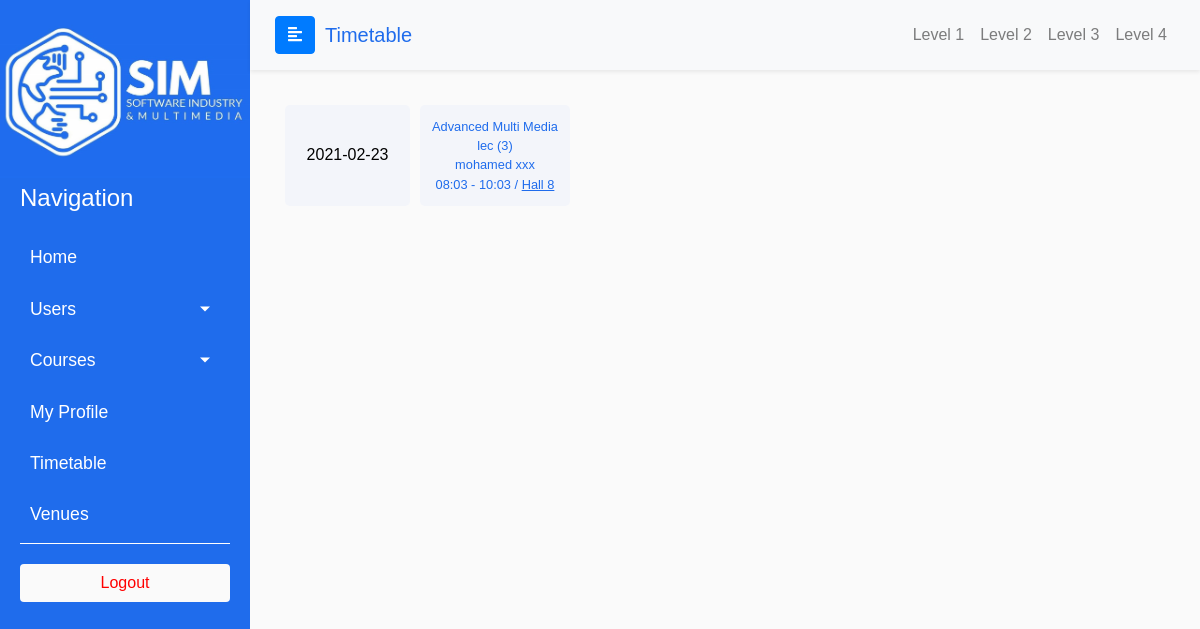
Before: /admin/timetable.php?level=3 with the older database file.
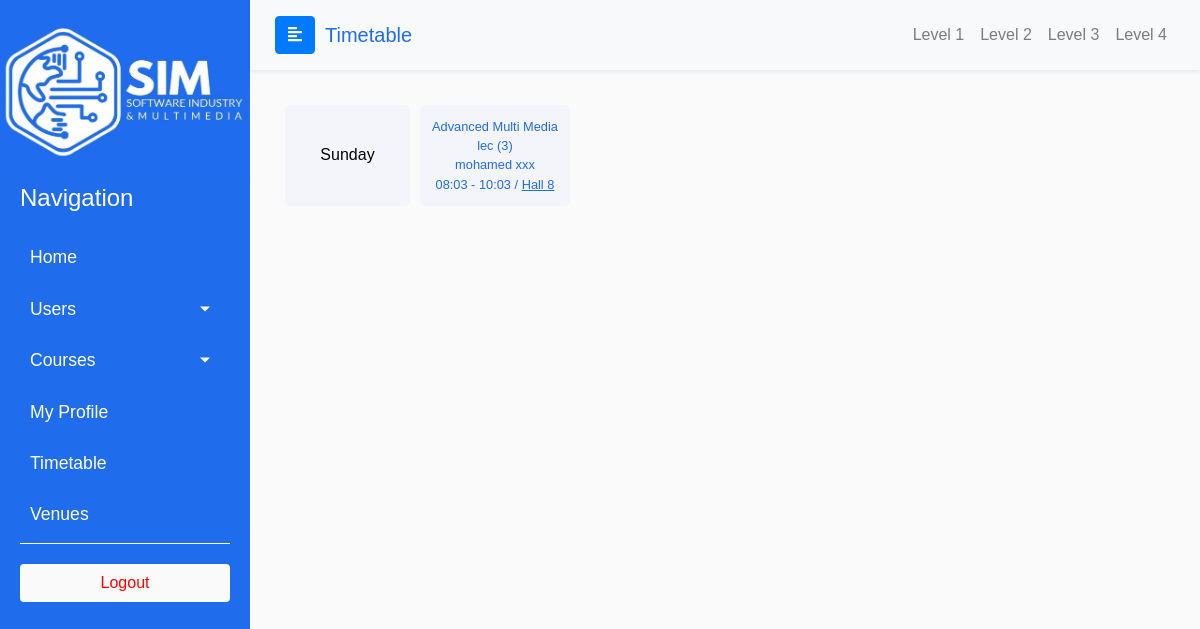
After: the same page with the newer database file.
### tables this page shows
CREATE TABLE `classes` (
  `class_id` int(12) NOT NULL,
  `id_course` int(12) NOT NULL,
  `id_instructor` int(12) NOT NULL,
  `id_venue` int(12) NOT NULL,
  `start` time DEFAULT NULL,
  `end` time DEFAULT NULL,
  `day` varchar(20) DEFAULT NULL,
  `type` varchar(255) DEFAULT NULL,
  `level` int(11) DEFAULT NULL,
  `students_group` int(2) DEFAULT NULL,
  `freq` varchar(255) DEFAULT NULL
);

CREATE TABLE `courses` (
  `course_id` int(12) NOT NULL,
  `name` varchar(255) NOT NULL,
  `credits` int(11) NOT NULL,
  `has_preq` tinyint(1) DEFAULT NULL,
  `has_labs` tinyint(1) DEFAULT NULL,
  `has_practical` tinyint(1) DEFAULT NULL,
  `category` varchar(20) NOT NULL DEFAULT 'university',
  `elective` varchar(5) NOT NULL DEFAULT 'no'
);

CREATE TABLE `users` (
  `id` int(12) NOT NULL,
  `first_name` varchar(255) NOT NULL,
  `middle_name` varchar(255) NOT NULL,
  `last_name` varchar(255) NOT NULL,
  `national_id` bigint(14) NOT NULL,
  `type` varchar(255) NOT NULL,
  `email` varchar(255) NOT NULL,
  `password` varchar(255) NOT NULL,
  `gender` varchar(255) NOT NULL,
  `mobile_number` varchar(255) NOT NULL,
  `home_number` varchar(255) DEFAULT NULL,
  `image_path` text DEFAULT 'profile_images\\profile.png'
);

CREATE TABLE `venues` (
  `venue_id` int(12) NOT NULL,
  `name` varchar(255) NOT NULL,
  `venue_location` text NOT NULL
);

### includes/Admin/admin_functions.php (called while the page is built)
<?php
function getAdminTimetable($level){
    global $conn;
    $query = "SELECT
    c.name AS cname,
    v.name AS vname,
    cl.type,
    cl.start,
    cl.end,
    cl.freq,
    cl.students_group,
    cl.day,
    u.first_name,
    u.middle_name,
    u.last_name
    FROM
        classes cl
    INNER JOIN courses c ON
        c.course_id = cl.id_course
    INNER JOIN venues v ON
        v.venue_id = cl.id_venue
    INNER JOIN instructors i ON
        i.instructor_id = cl.id_instructor
    INNER JOIN users u ON
        u.id = i.id_user
    INNER JOIN open_courses oc ON
        oc.course_id = c.course_id
    WHERE
        oc.level = $level
    ORDER BY CASE
        cl.day WHEN 'saturday' THEN 1 WHEN 'sunday' THEN 2 WHEN 'monday' THEN 3 WHEN 'tuesday' THEN 4 WHEN 'wednesday' THEN 4 WHEN 'thursday' THEN 4
    END,
    cl.start ASC";
    $query_result = mysqli_query($conn, $query);
    $result_array = array();
    if($query_result){
        while($row = mysqli_fetch_assoc($query_result)){
            $day = $row['day'];
            if(!array_key_exists($day, $result_array)){
                $result_array[$day] = array();
            }
            array_push($result_array[$day], $row);
        }
        return $result_array;
    }
    return false;
}
?>

### admin/timetable.php (the view, shortened to what the changed rows need)
<?php
include "../includes/functions.php";
include "../includes/Admin/admin_functions.php";
if(isset($_GET['level'])){
    $level = $_GET["level"];
}
?>
<!DOCTYPE html>
<html>
<head>
    <?php include "../includes/bootstrap_styles_start.php"; ?>
    <link rel="stylesheet" href="../css/rootStyles.css">
    <link rel="stylesheet" href="css/timetable.css">
</head>
<body>
    <div class="wrapper">
        <?php include "../includes/admin_sidebar.php"; ?>
        <div id="content">
            <div class="page-body">
                <table class="table table-borderless table-responsive-lg">
                    <tbody>
                        <?php
                        $timetable = getAdminTimetable($level);
                        if ($timetable) {
                            foreach($timetable as $day => $data){
                                ?>
                                <tr class='table-row' >
                                    <td class='table-cell day-cell' style='color: black;'> <?php echo ucfirst($day) ?></td>
                                <?php
                                $length = count($data);
                                for($i = 0; $i < $length; $i++){
                                    if($i == $length -1){
                                        ?>
                                        <td class='table-cell content-cell'>
                                            <span class='name'>
                                                <?php echo $data[$i]['cname']; ?>
                                            </span>
                                            <span class='type'>
                                                <?php echo $data[$i]['type'] . " (" . $data[$i]['freq'] . ")" ; ?>
                                            </span>
                                            <span class='instructor'>
                                                <?php echo $data[$i]['first_name'] . " " . $data[$i]['last_name']; ?>
                                            </span>
                                            <div class='description'>
                                                <span>
                                                    <?php echo substr($data[$i]['start'], 0 , 5) . " - " . substr($data[$i]['end'], 0 , 5); ?> /
                                                </span>
                                                <a href='#' class='location'>
                                                    <?php echo $data[$i]['vname']; ?>
                                                </a>
                                            </div>
                                        </td>
                                        <?php
                                    }
                                }
                                echo "</tr>";
                            }
                        }else{
                            echo "timetable doesn't exist";
                        }
                        ?>
                    </tbody>
                </table>
            </div>
        </div>
    </div>
</body>
</html>

Changed rows visible on the page:
changed classes "lec": day "2021-02-23" → "Sunday"
